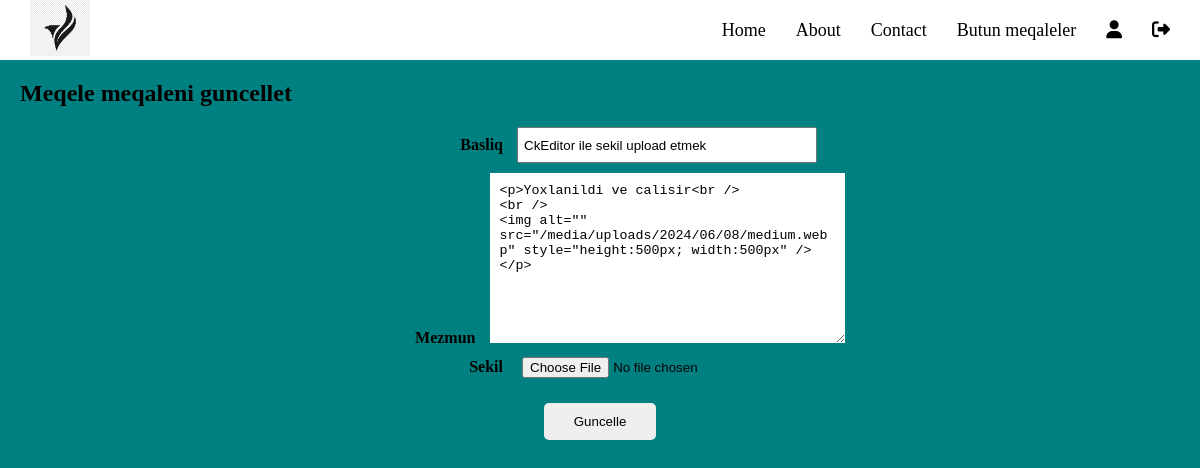
Screenshot of /update/6 (signed in) with the database file from the repository.
### article/models.py (models this page shows, shortened)
class Article(models.Model):
    author = models.ForeignKey("auth.User", on_delete = models.CASCADE, verbose_name="Yazar")
    title = models.CharField(max_length=50, verbose_name="Basliq")
    content = RichTextUploadingField(verbose_name="Mezmun")
    created_date = models.DateTimeField(auto_now_add=True)
    image = models.FileField(upload_to="Article Image",blank=True, null=True, verbose_name="Sekil")

### article/views.py (the view, shortened to what this page needs)
# urls.py: path("update/<int:id>", article__update__view, name="update"),
@login_required(login_url="account:login")
def article__update__view(request, id):
    article = get_object_or_404(Article, id=id)
    form = ArticleForm(request.POST or None, request.FILES or None, instance=article)
    context = {"form": form}
    return render(request, "update.html", context)

### article/forms.py
class ArticleForm(forms.ModelForm):
    class Meta:
        model = Article
        fields = ["title", "content", "image"]

### templates/update.html (shortened to what this page needs)
{% extends "base.html" %}
{% block body %}
    <h2>Meqele meqaleni guncellet</h2>
    <form method="post" class="register_form" enctype="multipart/form-data">
        <div class="form-group">
            <label for="{{form.title.id_for_label}}">Basliq</label>
            {{form.title}}
        </div>
        <div class="form-group">
            <label for="{{form.content.id_for_label}}">Mezmun</label>
            {{form.content}}
        </div>
        <div class="form-group">
            <label for="{{form.image.id_for_label}}">Sekil</label>
            {{form.image}}
        </div>
        <button class="register_btn">Guncelle</button>
    </form>
{% endblock body %}

### static/style.css (style rules this page uses)
* { margin: 0; padding: 0; box-sizing: border-box; text-decoration: none; list-style: none; }
body { background-color: teal; }
h2 { margin: 20px; }
.register_form { text-align: center; }
.register_form .form-group label { display: inline-block; width: 120px; text-align: right; font-weight: bold; font-size: 16px; margin-right: 10px; }
.register_form .form-group textarea { padding: 10px; border: none; outline: none; }
.register_form .form-group input { padding: 0 5px; outline: none; width: 300px; height: 36px; }
.register_form .form-group { margin-bottom: 10px; }
.register_btn { padding: 11px 30px; cursor: pointer; border-radius: 5px; border: none; }

### rows the page displays
Article: title "CkEditor ile sekil upload etmek", content "<p>Yoxlanildi ve calisir<br /> <br /> <img alt=\"\" src=\"/media/uploads/2024/06/08/medium.webp\" style=\"height:500px; width:500px\" /></p>"
